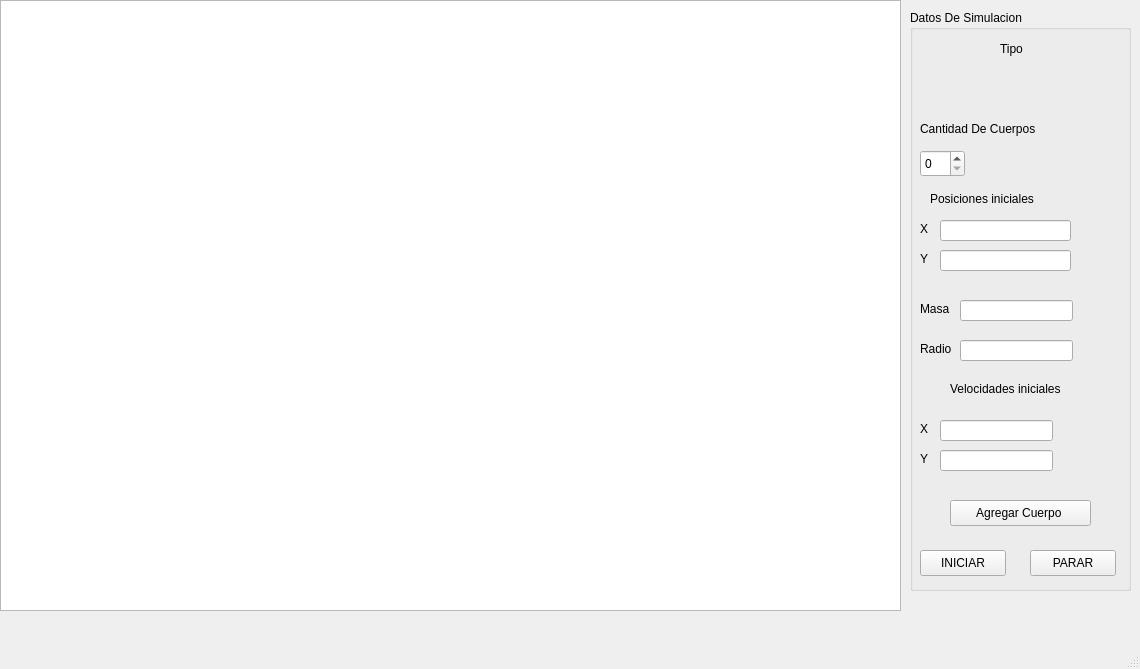
<?xml version="1.0" encoding="UTF-8"?>
<ui version="4.0">
 <class>MainWindow</class>
 <widget class="QMainWindow" name="MainWindow">
  <property name="geometry">
   <rect>
    <x>0</x>
    <y>0</y>
    <width>1140</width>
    <height>669</height>
   </rect>
  </property>
  <property name="windowTitle">
   <string>MainWindow</string>
  </property>
  <widget class="QWidget" name="centralwidget">
   <widget class="QGraphicsView" name="graphicsView">
    <property name="geometry">
     <rect>
      <x>0</x>
      <y>0</y>
      <width>901</width>
      <height>611</height>
     </rect>
    </property>
   </widget>
   <widget class="QGroupBox" name="groupBox">
    <property name="geometry">
     <rect>
      <x>910</x>
      <y>10</y>
      <width>221</width>
      <height>581</height>
     </rect>
    </property>
    <property name="title">
     <string>Datos De Simulacion</string>
    </property>
    <widget class="QLabel" name="label">
     <property name="geometry">
      <rect>
       <x>90</x>
       <y>30</y>
       <width>31</width>
       <height>18</height>
      </rect>
     </property>
     <property name="text">
      <string>Tipo</string>
     </property>
    </widget>
    <widget class="QLabel" name="label_2">
     <property name="geometry">
      <rect>
       <x>20</x>
       <y>180</y>
       <width>151</width>
       <height>18</height>
      </rect>
     </property>
     <property name="text">
      <string>Posiciones iniciales</string>
     </property>
    </widget>
    <widget class="QLabel" name="label_3">
     <property name="geometry">
      <rect>
       <x>10</x>
       <y>210</y>
       <width>16</width>
       <height>18</height>
      </rect>
     </property>
     <property name="text">
      <string>X</string>
     </property>
    </widget>
    <widget class="QLabel" name="label_4">
     <property name="geometry">
      <rect>
       <x>10</x>
       <y>240</y>
       <width>16</width>
       <height>18</height>
      </rect>
     </property>
     <property name="text">
      <string>Y</string>
     </property>
    </widget>
    <widget class="QLabel" name="label_5">
     <property name="geometry">
      <rect>
       <x>10</x>
       <y>290</y>
       <width>41</width>
       <height>18</height>
      </rect>
     </property>
     <property name="text">
      <string>Masa</string>
     </property>
    </widget>
    <widget class="QLabel" name="label_6">
     <property name="geometry">
      <rect>
       <x>10</x>
       <y>330</y>
       <width>41</width>
       <height>18</height>
      </rect>
     </property>
     <property name="text">
      <string>Radio</string>
     </property>
    </widget>
    <widget class="QLabel" name="label_7">
     <property name="geometry">
      <rect>
       <x>40</x>
       <y>370</y>
       <width>141</width>
       <height>18</height>
      </rect>
     </property>
     <property name="text">
      <string>Velocidades iniciales</string>
     </property>
    </widget>
    <widget class="QLabel" name="label_8">
     <property name="geometry">
      <rect>
       <x>10</x>
       <y>410</y>
       <width>16</width>
       <height>18</height>
      </rect>
     </property>
     <property name="text">
      <string>X</string>
     </property>
    </widget>
    <widget class="QLabel" name="label_9">
     <property name="geometry">
      <rect>
       <x>10</x>
       <y>440</y>
       <width>16</width>
       <height>18</height>
      </rect>
     </property>
     <property name="text">
      <string>Y</string>
     </property>
    </widget>
    <widget class="QLineEdit" name="lineEditPosX">
     <property name="geometry">
      <rect>
       <x>30</x>
       <y>210</y>
       <width>131</width>
       <height>21</height>
      </rect>
     </property>
     <property name="text">
      <string/>
     </property>
    </widget>
    <widget class="QLineEdit" name="lineEditPosY">
     <property name="geometry">
      <rect>
       <x>30</x>
       <y>240</y>
       <width>131</width>
       <height>21</height>
      </rect>
     </property>
    </widget>
    <widget class="QLineEdit" name="lineEditMasa">
     <property name="geometry">
      <rect>
       <x>50</x>
       <y>290</y>
       <width>113</width>
       <height>21</height>
      </rect>
     </property>
    </widget>
    <widget class="QLineEdit" name="lineEditRadio">
     <property name="geometry">
      <rect>
       <x>50</x>
       <y>330</y>
       <width>113</width>
       <height>21</height>
      </rect>
     </property>
    </widget>
    <widget class="QLineEdit" name="lineEditVelX">
     <property name="geometry">
      <rect>
       <x>30</x>
       <y>410</y>
       <width>113</width>
       <height>21</height>
      </rect>
     </property>
    </widget>
    <widget class="QLineEdit" name="lineEditVelY">
     <property name="geometry">
      <rect>
       <x>30</x>
       <y>440</y>
       <width>113</width>
       <height>21</height>
      </rect>
     </property>
    </widget>
    <widget class="QPushButton" name="pushButtonIniciarSimulacion">
     <property name="geometry">
      <rect>
       <x>10</x>
       <y>540</y>
       <width>86</width>
       <height>26</height>
      </rect>
     </property>
     <property name="text">
      <string>INICIAR</string>
     </property>
    </widget>
    <widget class="QPushButton" name="pushButtonDetenerSimulacion">
     <property name="geometry">
      <rect>
       <x>120</x>
       <y>540</y>
       <width>86</width>
       <height>26</height>
      </rect>
     </property>
     <property name="text">
      <string>PARAR</string>
     </property>
    </widget>
    <widget class="QSpinBox" name="spinBoxCantidadCuerpos">
     <property name="geometry">
      <rect>
       <x>10</x>
       <y>140</y>
       <width>45</width>
       <height>27</height>
      </rect>
     </property>
    </widget>
    <widget class="QLabel" name="label_10">
     <property name="geometry">
      <rect>
       <x>10</x>
       <y>110</y>
       <width>151</width>
       <height>18</height>
      </rect>
     </property>
     <property name="text">
      <string>Cantidad De Cuerpos</string>
     </property>
    </widget>
    <widget class="QPushButton" name="pushButtonAgregarCuerpo">
     <property name="geometry">
      <rect>
       <x>40</x>
       <y>490</y>
       <width>141</width>
       <height>26</height>
      </rect>
     </property>
     <property name="text">
      <string>Agregar Cuerpo </string>
     </property>
    </widget>
   </widget>
  </widget>
  <widget class="QMenuBar" name="menubar">
   <property name="geometry">
    <rect>
     <x>0</x>
     <y>0</y>
     <width>1140</width>
     <height>23</height>
    </rect>
   </property>
  </widget>
  <widget class="QStatusBar" name="statusbar"/>
 </widget>
 <resources/>
 <connections/>
</ui>
